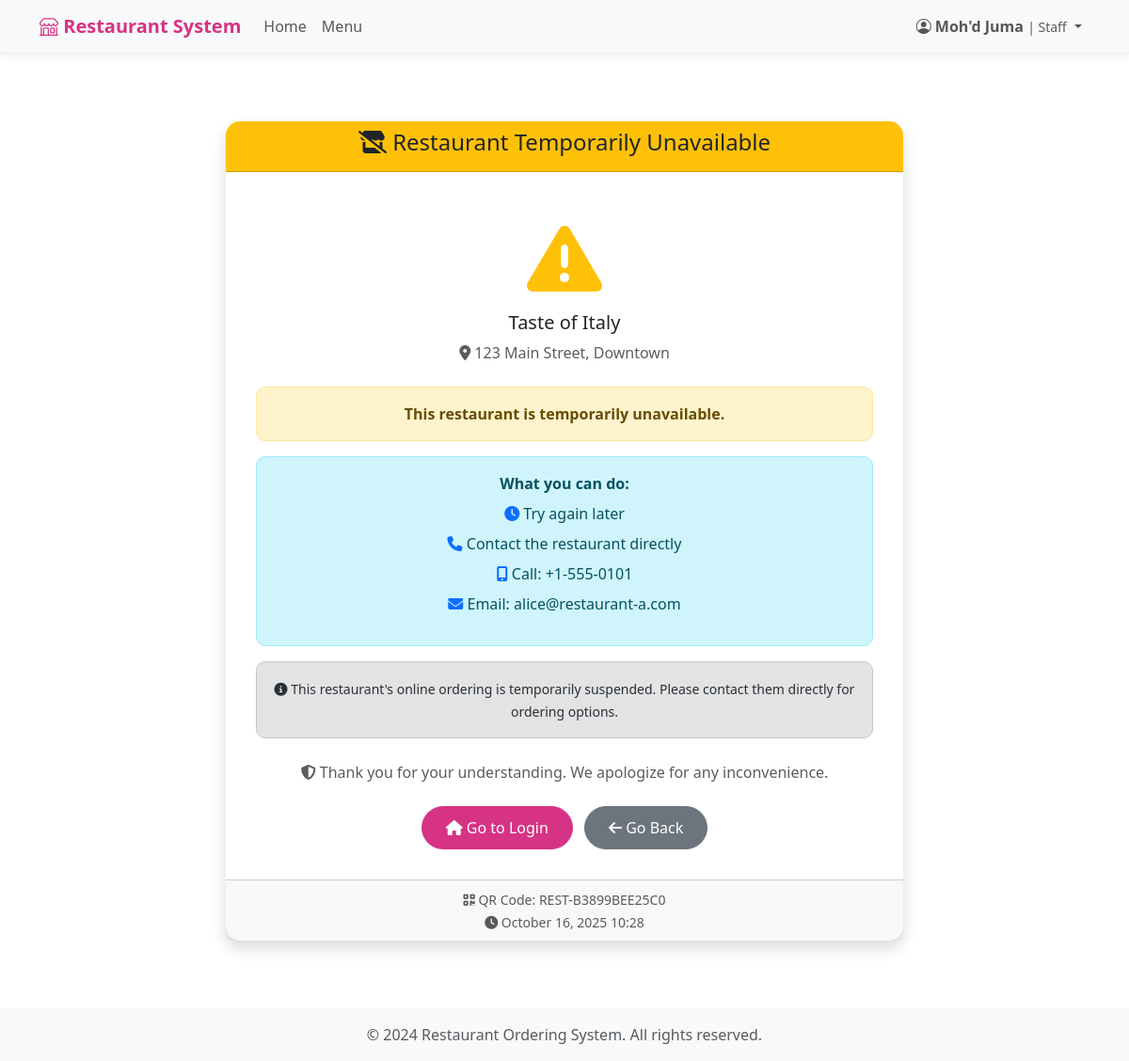
Screenshot of /r/REST-B3899BEE25C0/ (signed in) with the database file from the repository.
### accounts/models.py (models this page shows, shortened)
class User(AbstractUser):
    role = models.ForeignKey(Role, on_delete=models.CASCADE, null=True, blank=True)
    owner = models.ForeignKey('self', on_delete=models.CASCADE, null=True, blank=True,
                             related_name='owned_users', limit_choices_to={'role__name': 'owner'})
    restaurant_name = models.CharField(max_length=200, blank=True,
                                     help_text="Name of the restaurant (for owners only)")
    restaurant_description = models.TextField(blank=True,
                                            help_text="Description of the restaurant (for owners only)")
    restaurant_qr_code = models.CharField(max_length=50, unique=True, blank=True, null=True,
                                        help_text="Unique QR code for restaurant access")
    tax_rate = models.DecimalField(max_digits=5, decimal_places=4, default=Decimal('0.0800'),
                                 help_text="Tax rate as decimal (e.g., 0.0800 for 8%, 0.0500 for 5%)")
    phone_number = models.CharField(max_length=15, blank=True)
    address = models.TextField(blank=True)
    is_active_staff = models.BooleanField(default=True)
    created_at = models.DateTimeField(auto_now_add=True)
    updated_at = models.DateTimeField(auto_now=True)
    def is_owner(self):
        return self.role and self.role.name == 'owner'
    def is_customer_care(self):
        return self.role and self.role.name == 'customer_care'
    def is_kitchen_staff(self):
        return self.role and self.role.name == 'kitchen'
    def is_bar_staff(self):
        return self.role and self.role.name == 'bar'
    def is_cashier(self):
        return self.role and self.role.name == 'cashier'
    def is_customer(self):
        return self.role and self.role.name == 'customer'

class Role(models.Model):
    ROLE_CHOICES = [
        ('administrator', 'Administrator'),
        ('owner', 'Owner'),
        ('customer_care', 'Customer Care'),
        ('kitchen', 'Kitchen'),
        ('bar', 'Bar'),
        ('cashier', 'Cashier'),
        ('customer', 'Customer'),
    ]
    name = models.CharField(max_length=20, choices=ROLE_CHOICES, unique=True)
    description = models.TextField(blank=True)
    created_at = models.DateTimeField(auto_now_add=True)

### accounts/views.py (the view, shortened to what this page needs)
# urls.py: path('r/<str:qr_code>/', qr_code_access, name='qr_code_access'),
def qr_code_access(request, qr_code):
    try:
        qr_code = qr_code.strip().rstrip('/')
        restaurant = User.objects.get(
            restaurant_qr_code=qr_code,
            role__name='owner',
            is_active=True
        )
        from accounts.models import RestaurantSubscription
        try:
            subscription = RestaurantSubscription.objects.get(restaurant_owner=restaurant)
            if not subscription.is_active:
                reason = "This restaurant is temporarily unavailable."
                if subscription.is_blocked_by_admin:
                    reason = "This restaurant is temporarily suspended. Please contact the restaurant for more information."
                elif subscription.subscription_status == 'expired':
                    reason = "This restaurant is temporarily unavailable due to expired subscription."
                from django.utils import timezone
                return render(request, 'accounts/restaurant_unavailable.html', {
                    'restaurant': restaurant,
                    'qr_code': qr_code,
                    'reason': reason,
                    'subscription_status': subscription.subscription_status,
                    'current_time': timezone.now()
                })
        except RestaurantSubscription.DoesNotExist:
            from django.utils import timezone
            return render(request, 'accounts/restaurant_unavailable.html', {
                'restaurant': restaurant,
                'qr_code': qr_code,
                'reason': "This restaurant is temporarily unavailable.",
                'subscription_status': 'no_subscription',
                'current_time': timezone.now()
            })
    except User.DoesNotExist:
        print(f"QR Code Access Failed: '{qr_code}'")
        messages.error(request, f'Invalid QR code. Restaurant not found. (Code: {qr_code})')
        return redirect('accounts:login')

### accounts/models.py (called while the page is built, shortened)
    @property
    def is_active(self):
        today = date.today()
        if self.is_blocked_by_admin:
            return False
        if self.subscription_status != 'active':
            return False

### accounts/templatetags/restaurant_tags.py (called while the page is built)
@register.simple_tag(takes_context=True)
def get_restaurant_name(context):
    request = context.get('request')
    user = context.get('user')
    if not user or not user.is_authenticated:
        return "Restaurant System"
    if user.is_customer():
        return user.get_restaurant_name(request)
    elif user.is_owner():
        return user.restaurant_name or "Restaurant System"
    elif user.is_kitchen_staff() or user.is_bar_staff() or user.is_cashier() or user.is_customer_care():
        return user.get_restaurant_name(request)
    return "Restaurant System"

### templates/accounts/restaurant_unavailable.html (shortened to what this page needs)
{% extends 'base.html' %}
{% block content %}
<div class="container mt-5">
    <div class="row justify-content-center">
        <div class="col-md-8">
            <div class="card shadow">
                <div class="card-header bg-warning text-dark text-center">
                    <h4><i class="fas fa-store-slash"></i> Restaurant Temporarily Unavailable</h4>
                </div>
                <div class="card-body text-center">
                    <div class="mb-4">
                        <i class="fas fa-exclamation-triangle fa-5x text-warning mb-3"></i>
                        <h5 class="text-dark">{{ restaurant.restaurant_name|default:"Restaurant" }}</h5>
                        {% if restaurant.address %}
                            <p class="text-muted">
                                <i class="fas fa-map-marker-alt"></i> {{ restaurant.address }}
                            </p>
                        {% endif %}
                    </div>
                    <div class="alert alert-warning">
                        <p class="mb-0">
                            <strong>{{ reason }}</strong>
                        </p>
                    </div>
                    <div class="alert alert-info">
                        <p class="mb-2"><strong>What you can do:</strong></p>
                        <ul class="list-unstyled">
                            <li><i class="fas fa-clock text-primary"></i> Try again later</li>
                            <li><i class="fas fa-phone text-primary"></i> Contact the restaurant directly</li>
                            {% if restaurant.phone_number %}
                                <li><i class="fas fa-mobile-alt text-primary"></i> Call: {{ restaurant.phone_number }}</li>
                            {% endif %}
                            {% if restaurant.email %}
                                <li><i class="fas fa-envelope text-primary"></i> Email: {{ restaurant.email }}</li>
                            {% endif %}
                        </ul>
                    </div>
                    {% if subscription_status == 'expired' %}
                        <div class="alert alert-secondary">
                            <small>
                                <i class="fas fa-info-circle"></i>
                                This restaurant's online ordering system is temporarily offline.
                                Normal service will resume once their subscription is renewed.
                            </small>
                        </div>
                    {% elif subscription_status == 'blocked' %}
                        <div class="alert alert-secondary">
                            <small>
                                <i class="fas fa-info-circle"></i>
                                This restaurant's online ordering is temporarily suspended.
                                Please contact them directly for ordering options.
                            </small>
                        </div>
                    {% endif %}
                    <div class="mt-4">
                        <p class="text-muted">
                            <i class="fas fa-shield-alt"></i>
                            Thank you for your understanding. We apologize for any inconvenience.
                        </p>
                    </div>
                    <div class="mt-4">
                        <a href="{% url 'accounts:login' %}" class="btn btn-primary me-2">
                            <i class="fas fa-home"></i> Go to Login
                        </a>
                        <button onclick="history.back()" class="btn btn-secondary">
                            <i class="fas fa-arrow-left"></i> Go Back
                        </button>
                    </div>
                </div>
                <div class="card-footer text-center text-muted">
                    <small>
                        <i class="fas fa-qrcode"></i>
                        QR Code: {{ qr_code }}
                    </small>
                    <br>
                    <small>
                        <i class="fas fa-clock"></i>
                        {{ current_time|date:"F d, Y H:i" }}
                    </small>
                </div>
            </div>
        </div>
    </div>
</div>
{% endblock %}

### templates/base.html (shortened to what this page needs)
{% load static %}
{% load restaurant_tags %}
<!DOCTYPE html>
<html lang="en">
<head>
    <link href="https://cdn.jsdelivr.net/npm/bootstrap@5.3.2/dist/css/bootstrap.min.css" rel="stylesheet">
    <link href="https://cdn.jsdelivr.net/npm/bootstrap-icons@1.11.1/font/bootstrap-icons.css" rel="stylesheet">
    <link href="https://cdnjs.cloudflare.com/ajax/libs/font-awesome/6.4.0/css/all.min.css" rel="stylesheet">
    {% load static %}
    <link href="{% static 'css/real-time.css' %}" rel="stylesheet">
    <link href="{% static 'css/mobile.css' %}" rel="stylesheet">
</head>
<body>
    <nav class="navbar navbar-expand-lg navbar-light bg-light shadow-sm">
        <div class="container">
            <a class="navbar-brand" href="{% url 'restaurant:home' %}">
                <i class="bi bi-shop"></i>
                {% if user.is_authenticated %}
                    {% get_restaurant_name %}
                {% else %}
                    Restaurant System
                {% endif %}
            </a>
            <div class="collapse navbar-collapse" id="navbarNav">
                <ul class="navbar-nav me-auto">
                    <li class="nav-item">
                        <a class="nav-link" href="{% url 'restaurant:home' %}">Home</a>
                    </li>
                    {% if user.is_authenticated %}
                        <li class="nav-item">
                            <a class="nav-link" href="{% url 'restaurant:menu' %}">Menu</a>
                        </li>
                    {% endif %}
                </ul>
                <ul class="navbar-nav">
                    {% if user.is_authenticated %}
                        <li class="nav-item dropdown">
                            <a class="nav-link dropdown-toggle" href="#" id="navbarDropdown" role="button" data-bs-toggle="dropdown">
                                <i class="bi bi-person-circle"></i>
                                <span class="fw-semibold">{{ user.get_full_name|default:user.username }}</span>
                                {% if user.is_owner %}
                                    <small class="text-muted">| Owner</small>
                                {% elif user.is_admin %}
                                    <small class="text-muted">| Administrator</small>
                                {% elif user.is_kitchen_staff %}
                                    <small class="text-muted">| Kitchen Staff</small>
                                {% elif user.is_bar_staff %}
                                    <small class="text-muted">| Bar Staff</small>
                                {% elif user.is_customer_care %}
                                    <small class="text-muted">| Customer Care</small>
                                {% elif user.is_cashier %}
                                    <small class="text-muted">| Cashier</small>
                                {% elif user.is_staff %}
                                    <small class="text-muted">| Staff</small>
                                {% endif %}
                            </a>
                        </li>
                    {% endif %}
                </ul>
            </div>
        </div>
    </nav>
    <main class="container my-4">
        {% block content %}{% endblock %}
    </main>
    <footer class="footer py-3 mt-5">
        <div class="container text-center">
            <span class="text-muted">&copy; 2024 Restaurant Ordering System. All rights reserved.</span>
        </div>
    </footer>
    <div class="toast-container position-fixed top-0 end-0 p-3" style="z-index: 1055;"></div>
</body>
</html>

### static/css/real-time.css (style rules this page uses)
.toast-container { z-index: 1055 !important; }

### templates/base.html (style rules this page uses)
:root { --primary-color: #d63384; --secondary-color: #6c757d; --success-color: #198754; --warning-color: #fd7e14; --danger-color: #dc3545; }
.navbar-brand { font-weight: 700; color: var(--primary-color) !important; }
.btn-primary { background-color: var(--primary-color); border-color: var(--primary-color); }
.card { box-shadow: 0 0.125rem 0.25rem rgba(0, 0, 0, 0.075); border: 1px solid rgba(0, 0, 0, 0.125); }
.footer { background-color: #f8f9fa; margin-top: auto; }
body { display: flex; flex-direction: column; min-height: 100vh; }
main { flex: 1; }
.navbar { position: sticky !important; top: 0 !important; z-index: 1050 !important; background: rgba(248, 249, 250, 0.95) !important; backdrop-filter: blur(10px) !important; -webkit-backdrop-filter: blur(10px) !important; box-shadow: 0 2px 10px rgba(0,0,0,0.08) !important; border-bottom: 1px solid rgba(0,0,0,0.05) !important; transition: all 0.3s ease; }

### templates/accounts/restaurant_unavailable.html (style rules this page uses)
.card { border: none; border-radius: 15px; }
.card-header { border-radius: 15px 15px 0 0 !important; }
.fa-5x { margin: 20px 0; }
.alert { border-radius: 10px; }
.btn { border-radius: 25px; padding: 10px 25px; }
.list-unstyled li { margin: 8px 0; }
.fa-exclamation-triangle { color: #ffc107 !important; }
.card-body { padding: 2rem; }

### rows the page displays
User: role.name "Restaurant System", get_full_name "Moh'd Juma"
User: restaurant_name "Taste of Italy", address "123 Main Street, Downtown", phone_number "+1-555-0101", email "alice@restaurant-a.com", restaurant_qr_code "REST-B3899BEE25C0"

### other values shown
{{ reason }} "This restaurant is temporarily unavailable."
